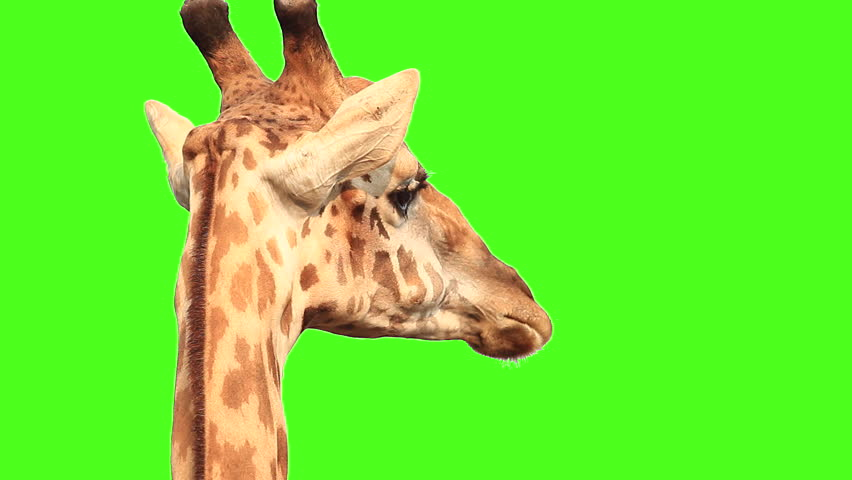
#> input picture giraffe.jpeg, 852 x 480 px
$ python enhanced_green_screen_replace.py
#> lines starting #> are read from the running program, lines starting #| are printed output that depends on the picture; after the words box and inside, x2 and y2 are one past the last pixel; in counts of white or black regions, pixels touching at a corner belong together
import cv2
import numpy as np

foreground = cv2.imread("giraffe.jpeg")
#> foreground is the input picture: shape (480, 852, 3); mean B, G, R 48.3, 230.7, 107.9
background = cv2.imread("safari.jpeg")
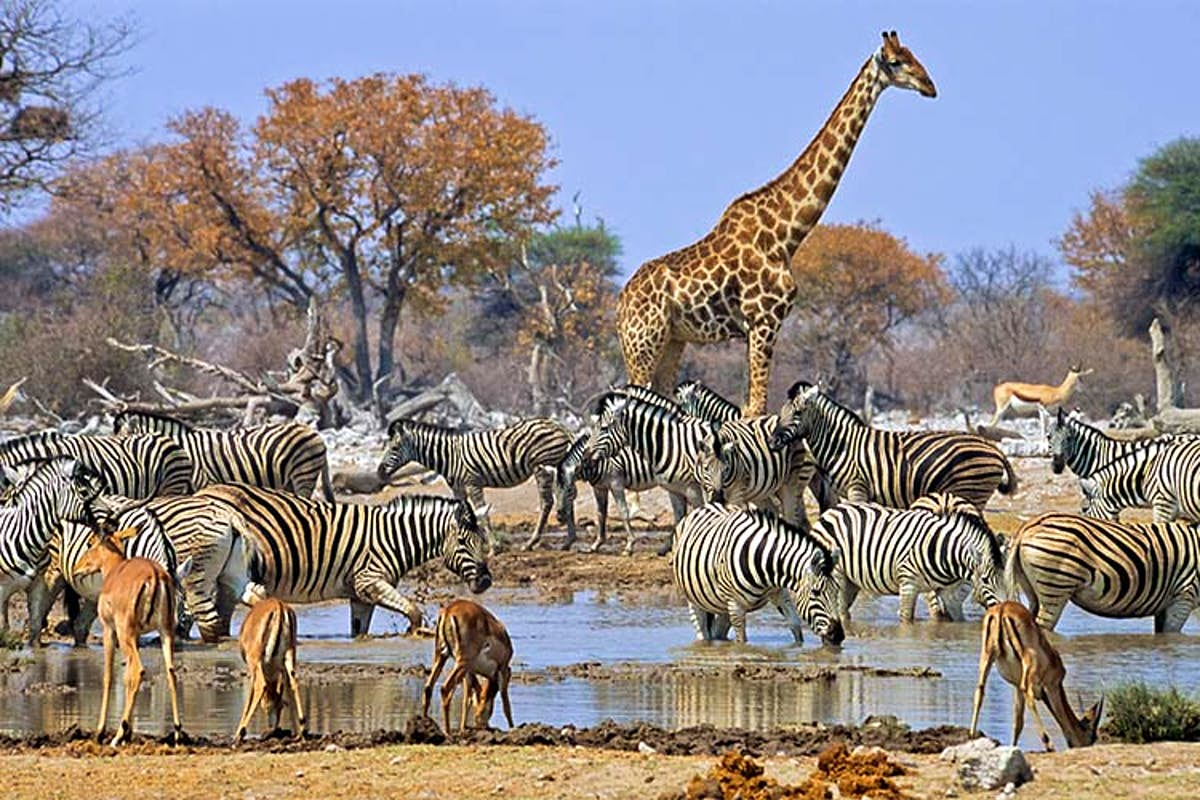
#> input picture safari.jpeg, 1200 x 800 px
#> background is the input picture: shape (800, 1200, 3); mean B, G, R 134.8, 134.6, 141.2

h,w = foreground.shape[:2] #finding height and width of foreground image("giraffe.jpeg") using list slicing
#> h = 480; w = 852
#here we get height first because image stored in form of rows and columns and row contribute to height so we get height

background = cv2.resize(background,(w,h))#see order of width and height confuses many but remember here width is expected first and then height in tuple form
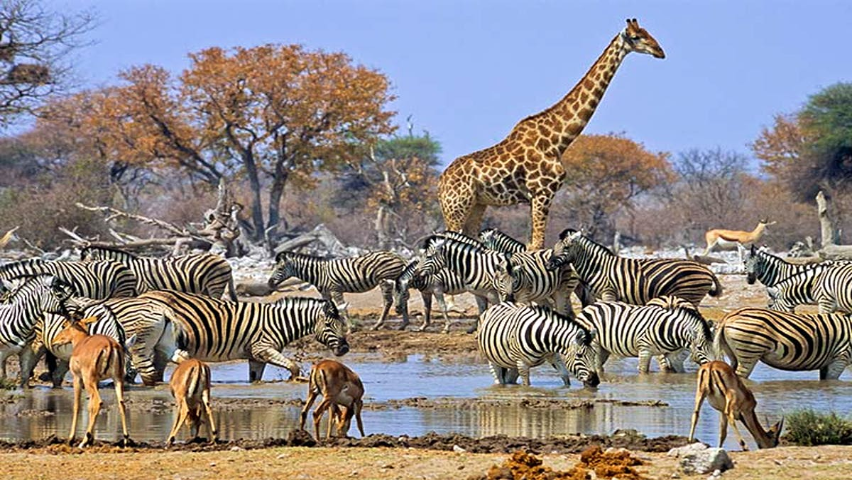
#> background: shape (480, 852, 3); mean B, G, R 134.7, 134.5, 141.2

#now we are converting our image to different color model which is hsv(hue,saturation,value)
#In BGR model(BLUE,GREEN,RED) → color values are mixed
#In HSV → Hue directly represents the color (like green)

hsv = cv2.cvtColor(foreground,cv2.COLOR_BGR2HSV)
#> hsv: shape (480, 852, 3); mean H, S, V 44.5, 201.6, 243.1

# Green ≈ Hue between 35 and 85 here array is in this format [H,S,V]
lower_green = np.array([35, 40, 40]) #HUE IS 35 and saturation is 40 and brightness/value 40 ignoring to dull for greyish value
upper_green = np.array([85, 255, 255])

#now we are extracting our object from green using this mask which ignore color from low_green to upper_green range
#Mask shows green as white and everything else as black
mask = cv2.inRange(hsv, lower_green, upper_green)
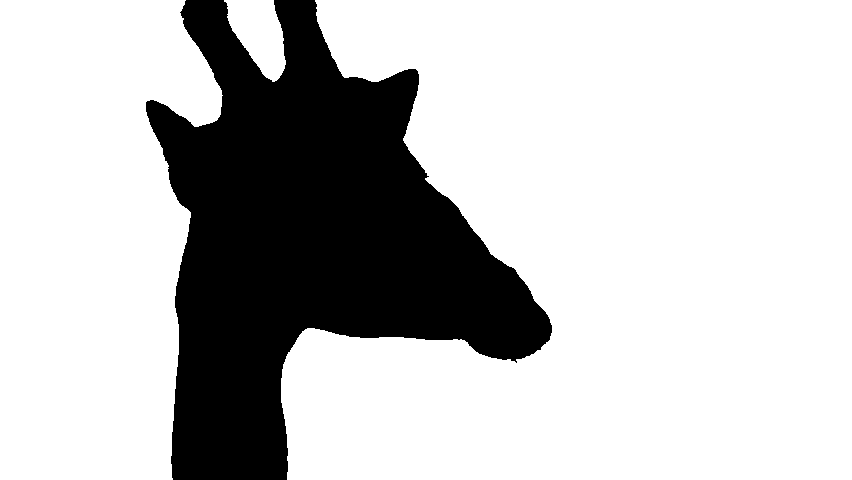
#> mask: shape (480, 852); 76% white; 1 black region, box (x1, y1, x2, y2) and area: (146, 0, 552, 480) 97981

#see mask was black and white image (binary form so we are doing negation to find green background
mask_inverse = cv2.bitwise_not(mask)

#Here down two foreground looks confusing
#cv2.bitwise_and() always needs two source images (src1, src2) mandatory
#then apply mask_inverse if mask_inv = 255 → keep pixel ,else If mask_inv = 0   → make pixel black
fg = cv2.bitwise_and(foreground, foreground, mask=mask_inverse)
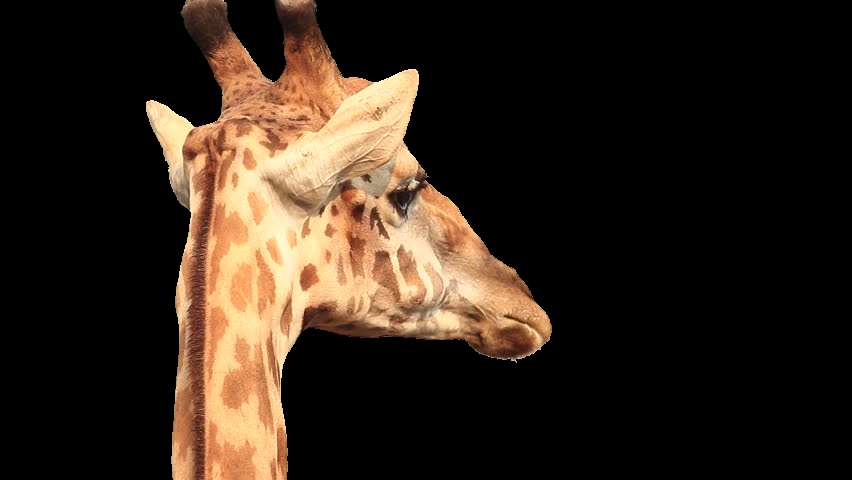
#> fg: shape (480, 852, 3); mean B, G, R 26.3, 37, 49.4

# Extract background area same like foreground
bg = cv2.bitwise_and(background, background, mask=mask)
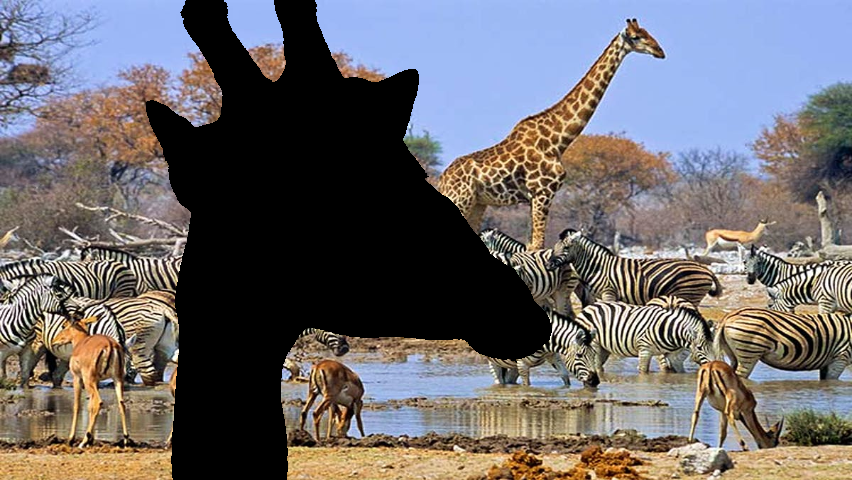
#> bg: shape (480, 852, 3); mean B, G, R 107.5, 105.2, 108.7

#we are adding values of  fg and bg see background of fg is black [0,0,0] so background of safari is added
final_output =cv2.add(fg,bg)
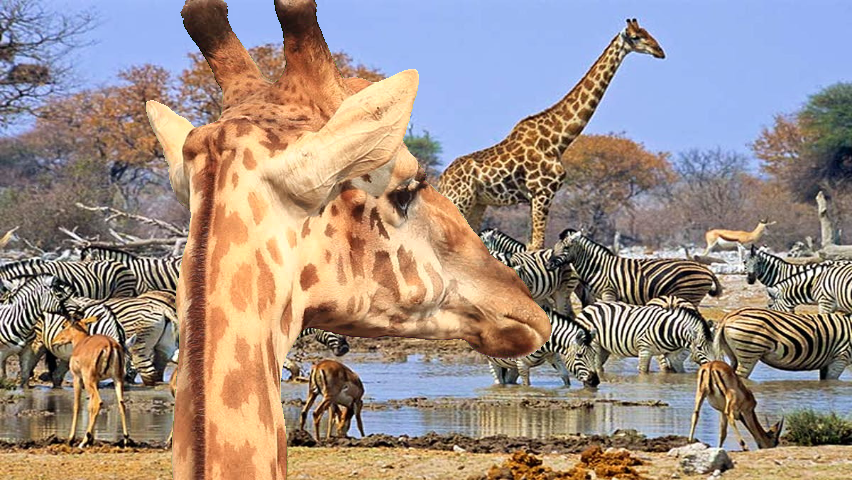
#> final_output: shape (480, 852, 3); mean B, G, R 133.8, 142.2, 158.2

cv2.imwrite("enhanced_converted_green_image.jpeg",final_output)

cv2.imshow("final_output",final_output)
cv2.waitKey(0)
cv2.destroyAllWindows()
